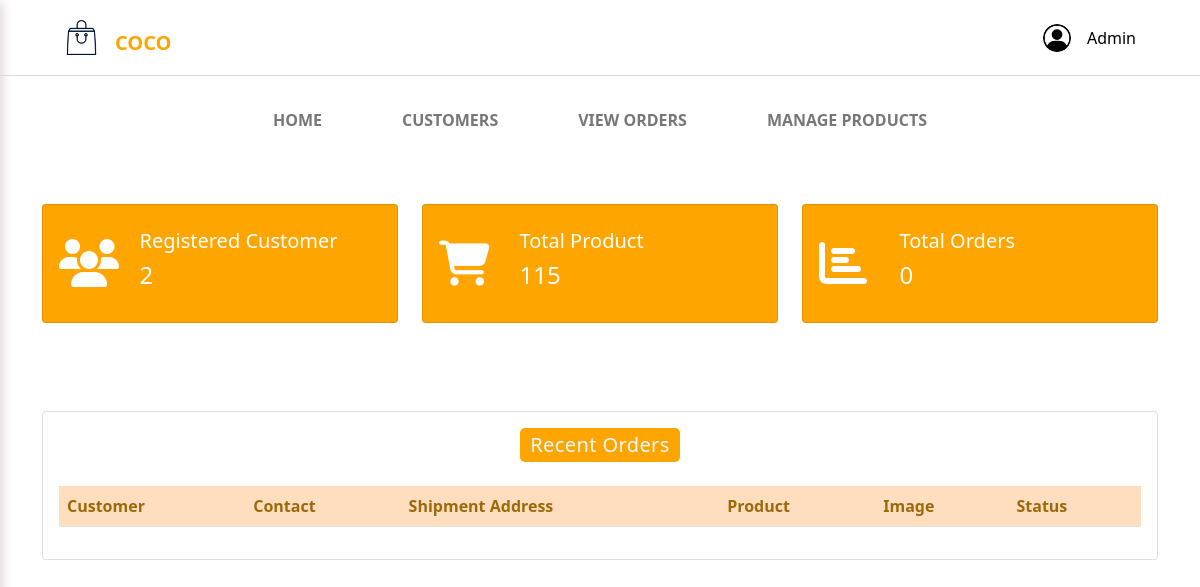
Before: /admin-dashboard (signed in) with the older database file.
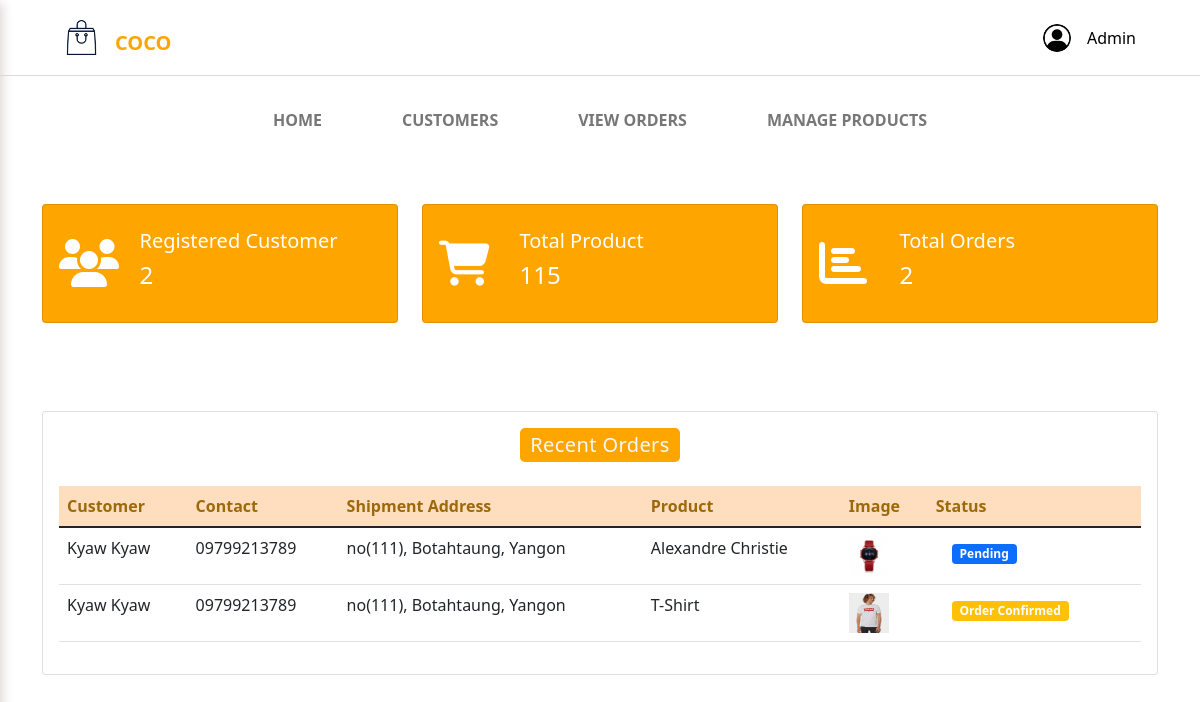
After: the same page with the newer database file.
### ecom/models.py (models this page shows, shortened)
class Customer(models.Model):
    user=models.OneToOneField(User,on_delete=models.CASCADE)
    profile_pic= models.ImageField(upload_to='profile_pic/CustomerProfilePic/',null=True,blank=True)
    address = models.CharField(max_length=40)
    mobile = models.CharField(max_length=20,null=False)
    @property
    def get_name(self):
        return self.user.first_name+" "+self.user.last_name

class Orders(models.Model):
    STATUS =(
        ('Pending','Pending'),
        ('Order Confirmed','Order Confirmed'),
        ('Out for Delivery','Out for Delivery'),
        ('Delivered','Delivered'),
    )
    customer=models.ForeignKey('Customer', on_delete=models.CASCADE,null=True)
    product=models.ForeignKey('Product',on_delete=models.CASCADE,null=True)
    email = models.CharField(max_length=50,null=True)
    address = models.CharField(max_length=500,null=True)
    mobile = models.CharField(max_length=20,null=True)
    order_date= models.DateField(auto_now_add=True,null=True)
    status=models.CharField(max_length=50,null=True,choices=STATUS)

class Product(models.Model):
    name=models.CharField(max_length=40)
    product_image= models.ImageField(upload_to='product_image/',null=True,blank=True)
    category= models.ForeignKey(Category,on_delete=models.CASCADE,default=True,null=False)
    price = models.PositiveIntegerField()
    description=models.CharField(max_length=40)
    quantity = models.PositiveIntegerField()
    size_variant = models.ManyToManyField(SizeVariant , blank=True)

### ecom/views.py (the view)
# urls.py: path('admin-dashboard', views.admin_dashboard_view,name='admin-dashboard'),
@login_required(login_url='adminlogin')
def admin_dashboard_view(request):
    customercount=models.Customer.objects.all().count()
    productcount=models.Product.objects.all().count()
    ordercount=models.Orders.objects.all().count()
    orders=models.Orders.objects.all()
    ordered_products=[]
    ordered_bys=[]
    for order in orders:
        ordered_product=models.Product.objects.all().filter(id=order.product.id)
        ordered_by=models.Customer.objects.all().filter(id = order.customer.id)
        ordered_products.append(ordered_product)
        ordered_bys.append(ordered_by)
    mydict={
    'customercount':customercount,
    'productcount':productcount,
    'ordercount':ordercount,
    'data':zip(ordered_products,ordered_bys,orders),
    }
    return render(request,'ecom/admin_dashboard.html',context=mydict)

### templates/ecom/admin_dashboard.html (shortened to what this page needs)
{% extends 'ecom/admin_base.html' %}
{% load static %}
{% block content %}
<br>
{%include 'ecom/admin_dashboard_cards.html'%}
<br><br><br>
<div class="container" >
  <div class="card table-cards">
    <h5 class="mx-auto title mt-3">Recent Orders</h5>
    <div class="card-body table-responsive-lg">
      <table class="table table-hover">
        <thead style="background-color: #fedebe; color: rgb(156, 105, 11)">
          <tr>
            <th>Customer</th>
            <th>Contact</th>
            <th>Shipment Address</th>
            <th>Product</th>
            <th>Image</th>
            <th>Status</th>
          </tr>
        </thead>
        <tbody>
          {% for product,customer,order in data %}
          <tr>
            {% for c in customer %}
            <td> {{c.get_name}}</td>
            <td>{{c.mobile}}</td>
            <td>{{order.address}}</td>
            {% endfor %}
            {% for p in product %}
            <td> {{p.name}}</td>
            <td> <img src="{% static p.product_image.url %}" alt="Profile Pic" height="40px" width="40px" /></td>
            {% if order.status == 'Pending'%}
            <td><span class="badge bg-primary mt-2 mx-3">{{order.status}}</span></td>
            {% elif order.status == 'Delivered' %}
            <td><span class="badge bg-success mt-2 mx-3">{{order.status}}</span></td>
            {% elif order.status == 'Out for Delivery' %}
            <td><span class="badge bg-danger mt-2 mx-3">{{order.status}}</span></td>
            {%else%}
            <td><span class="badge bg-warning mt-2 mx-3">{{order.status}}</span></td>
            {%endif%}
            {% endfor %}
          </tr>
          {% endfor %}
        </tbody>
      </table>
    </div>
  </div>
</div>
{% endblock content %}

### templates/ecom/admin_base.html (shortened to what this page needs)
<!DOCTYPE html>
{% load static %}
<html lang="en">
<head>
   <link href="https://cdn.jsdelivr.net/npm/bootstrap@5.1.3/dist/css/bootstrap.min.css" rel="stylesheet">
   <link rel="stylesheet" href="https://cdnjs.cloudflare.com/ajax/libs/font-awesome/6.1.1/css/all.min.css" />
  <link href="../../static/css/homebase.css" rel="stylesheet" type="text/css" />
</head>
<body>
  <header id="home">
    <nav class="navbar px-5 navbars">
      <a href="/" class="navbar-brand px-3">
          <img src="../../static/images/logo/eco-logo.png" class="logos" width="35px" alt="logo" />
          <div class="coco-containers">
            <span class="text-uppercase fw-bold m-3 coco-texts">Coco</span>
          </div>
      </a>
      <div class="d-flex justify-content-end align-items-center">
        <div>
          <div class="dropdown">
            <a class="mt-3 text-decoration-none" href="#" id="dropdownMenuLink" data-toggle="dropdown">
              <div class="d-flex justify-content-end align-items-center profile-boxes">
                <img src="../../static/images/logo/login.jpg" width="28px" height="28px" class="rounded-circle profile-imgs"/>
                <span class="text-black mx-3">Admin</span>
              </div>
            </a>
          </div>
        </div>
        </div>
    </nav>
    <div class="my-4 my-md-0">
      <ul class="nav justify-content-center">
        <li class="nav-item my-4 d-none d-sm-none d-md-block">
          <a href="/" class="nav-link text-uppercase fw-bold mx-4 navs">Home</a>
        </li>
        <li class="nav-item my-4 d-none d-sm-none d-md-block">
          <a href="/view-customer" class="nav-link text-uppercase fw-bold mx-4 navs">Customers</a>
        </li>
        <li class="nav-item my-4 d-none d-sm-none d-md-block">
          <a href="/admin-view-booking" class="nav-link text-uppercase fw-bold mx-4 navs">View Orders</a>
        </li>
        <li class="nav-item my-4 d-none d-sm-none d-md-block">
          <a href="/admin-products" class="nav-link text-uppercase fw-bold mx-4 navs">Manage Products</a>
        </li>
      </ul>
    </div>
  </header>
  {% block content %}
  {% endblock content %}
<br><br><br><br><br><br><br><br>
</body>
</html>

### templates/ecom/admin_dashboard_cards.html (shortened to what this page needs)
<body>
  <div class="container">
    <div class="row">
      <div class="col-lg-4 col-md-6 col-12 my-3">
        <div class="card text-white dashboard-cards px-3 py-4">
          <div class="d-flex justify-content-center align-items-center">
            <div class="col-3">
              <i class="fas fa-users fa-3x"></i>
            </div>
            <div class="col-9">
              <h5>Registered Customer</h5>
              <h4>{{customercount}}</h4>
            </div>
          </div>
        </div>
      </div>
      <div class="col-lg-4 col-md-6 col-12 my-3">
        <div class="card text-white dashboard-cards px-3 py-4">
          <div class="d-flex justify-content-center align-items-center">
            <div class="col-3">
              <i class="fas fa-shopping-cart shopping-icons"></i>
            </div>
            <div class="col-9">
              <h5>Total Product</h5>
              <h4>{{productcount}}</h4>
            </div>
          </div>
        </div>
      </div>
      <div class="col-lg-4 col-md-6 col-12 my-3">
        <div class="card text-white dashboard-cards px-3 py-4">
          <div class="d-flex justify-content-center align-items-center">
            <div class="col-3">
              <i class="fas fa-bar-chart fa-3x"></i>
            </div>
            <div class="col-9">
              <h5>Total Orders</h5>
              <h4>{{ordercount}}</h4>
            </div>
          </div>
        </div>
      </div>
    </div>
  </div>
</body>

### static/css/homebase.css (style rules this page uses)
a { text-decoration: none; }
body { background-color: rgb(255, 255, 255); }
.navbars { padding: 15px; border-bottom: 1px solid rgb(224, 216, 216); }
.navs { color: #777; }
.coco-containers { position: relative; display: inline; }
.coco-texts { font-size: 20px; color: orange; position: absolute; top: -10px; }
.fa-shopping-cart { font-size: 22px; color: #000; }

### templates/ecom/admin_dashboard_cards.html (style rules this page uses)
.dashboard-cards { background-color: orange; }
.shopping-icons { color: white; font-size: 45px; }

### templates/ecom/admin_dashboard.html (style rules this page uses)
.title { color: aliceblue; background-color: orange; letter-spacing: 0.4px; border: none; border-radius: 5px; padding: 5px 10px; display: inline-block; }

Changed rows visible on the page:
added Orders: address "no(111), Botahtaung, Yangon", status "Pending"
added Customer: get_name "Kyaw Kyaw", mobile "09799213789"
now on this page (row unchanged): Product: name "Alexandre Christie", product_image (picture)
added Orders: address "no(111), Botahtaung, Yangon", status "Order Confirmed"
now on this page (row unchanged): Product: name "T-Shirt", product_image (picture)
Other visible differences:
{{ ordercount }}: "0" → "2"
